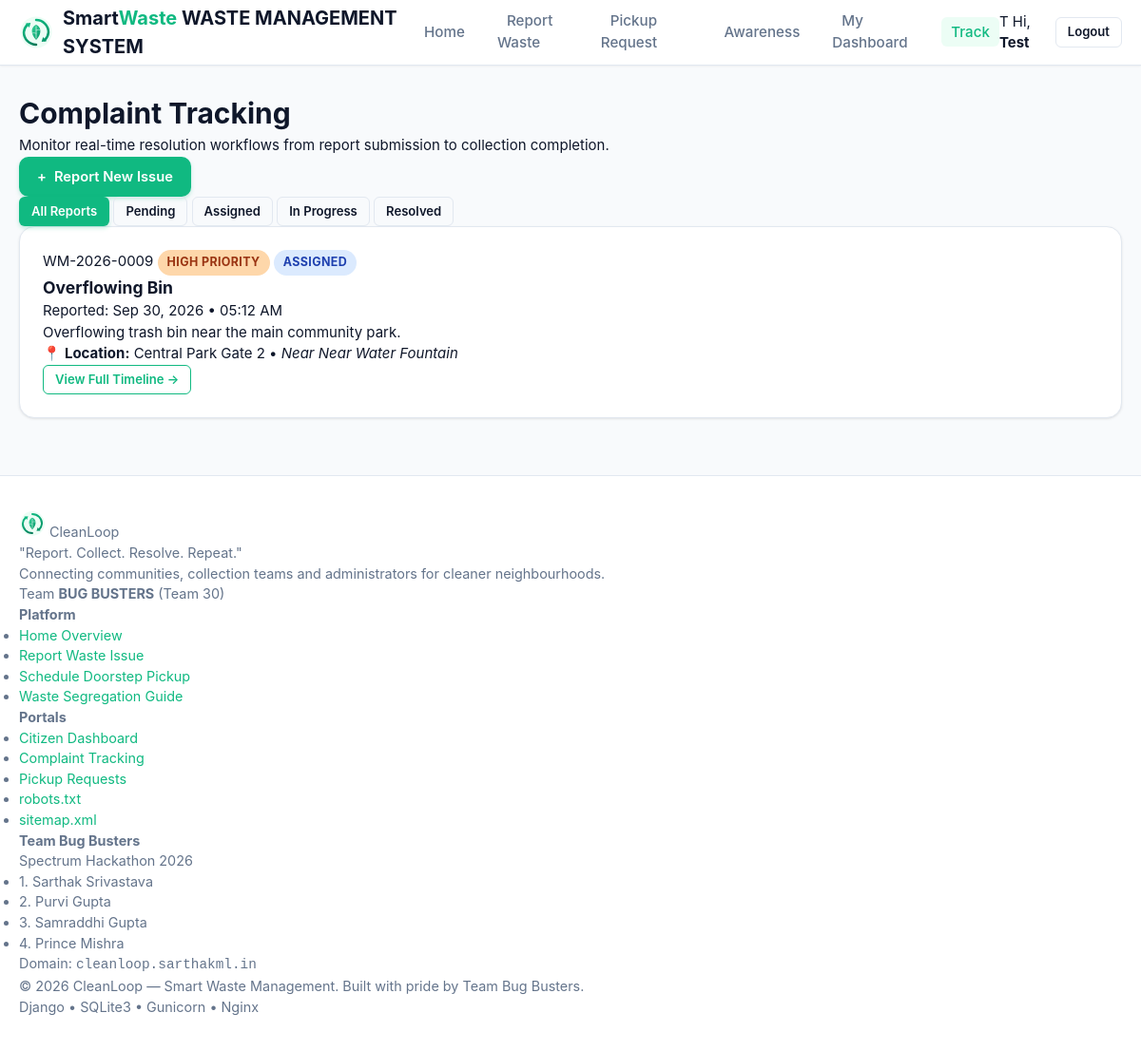
The app's page /tracking/ (signed in) with its own data.
### waste_management/models.py (models this page shows, shortened)
class Complaint(models.Model):
    ISSUE_CHOICES = [
        ('OVERFLOWING_BIN', 'Overflowing Bin'),
        ('GARBAGE_ON_ROAD', 'Garbage on Road'),
        ('ILLEGAL_DUMPING', 'Illegal Dumping'),
        ('MISSED_COLLECTION', 'Missed Collection'),
        ('IMPROPER_SEGREGATION', 'Improper Waste Segregation'),
        ('OTHER', 'Other Waste Issue'),
    ]
    PRIORITY_CHOICES = [
        ('LOW', 'Low'),
        ('MEDIUM', 'Medium'),
        ('HIGH', 'High'),
        ('CRITICAL', 'Critical'),
    ]
    STATUS_CHOICES = [
        ('PENDING', 'Pending'),
        ('ASSIGNED', 'Assigned'),
        ('IN_PROGRESS', 'In Progress'),
        ('RESOLVED', 'Resolved'),
    ]
    complaint_id = models.CharField(max_length=30, unique=True, editable=False, db_index=True)
    user = models.ForeignKey(User, on_delete=models.CASCADE, related_name='complaints')
    issue_type = models.CharField(max_length=40, choices=ISSUE_CHOICES)
    description = models.TextField(help_text="Detailed description of the issue")
    location = models.CharField(max_length=255, help_text="Location or area name, e.g., North Gate, Main Road")
    landmark = models.CharField(max_length=255, blank=True, help_text="Nearby landmark to assist sanitation crew")
    image = models.ImageField(upload_to='complaints/%Y/%m/', blank=True, null=True)
    priority = models.CharField(max_length=15, choices=PRIORITY_CHOICES, default='MEDIUM')
    status = models.CharField(max_length=20, choices=STATUS_CHOICES, default='PENDING')
    assigned_crew = models.CharField(max_length=120, blank=True, default='', help_text="Crew name or vehicle assigned")
    admin_notes = models.TextField(blank=True, default='', help_text="Notes from municipality dispatch team")
    created_at = models.DateTimeField(auto_now_add=True)
    updated_at = models.DateTimeField(auto_now=True)
    resolved_at = models.DateTimeField(blank=True, null=True)
    class Meta:
        ordering = ['-created_at']

### waste_management/views.py (the view)
# urls.py: path('tracking/', views.complaint_tracking_view, name='complaint_tracking'),
@login_required
def complaint_tracking_view(request):
    complaints = Complaint.objects.filter(user=request.user)
    status_filter = request.GET.get('status', '').upper()
    if status_filter in ['PENDING', 'ASSIGNED', 'IN_PROGRESS', 'RESOLVED']:
        complaints = complaints.filter(status=status_filter)
    context = {
        'complaints': complaints,
        'selected_status': status_filter,
    }
    return render(request, 'waste_management/complaint_tracking.html', context)

### templates/waste_management/complaint_tracking.html (shortened to what this page needs)
{% extends 'base.html' %}
{% block content %}
<div class="tracking-page-container">
  <div class="page-header-row">
    <div>
      <h1 class="page-title">
        Complaint Tracking
      </h1>
      <p class="page-subtitle">
        Monitor real-time resolution workflows from report submission to collection completion.
      </p>
    </div>
    <div>
      <a href="{% url 'report_waste' %}" class="btn btn-primary">
        <span>+</span> Report New Issue
      </a>
    </div>
  </div>
  <div class="filter-pills-bar">
    <a href="{% url 'complaint_tracking' %}" class="btn btn-sm {% if not selected_status %}btn-primary{% else %}btn-outline{% endif %}">
      All Reports
    </a>
    <a href="{% url 'complaint_tracking' %}?status=PENDING" class="btn btn-sm {% if selected_status == 'PENDING' %}btn-primary{% else %}btn-outline{% endif %}">
      Pending
    </a>
    <a href="{% url 'complaint_tracking' %}?status=ASSIGNED" class="btn btn-sm {% if selected_status == 'ASSIGNED' %}btn-primary{% else %}btn-outline{% endif %}">
      Assigned
    </a>
    <a href="{% url 'complaint_tracking' %}?status=IN_PROGRESS" class="btn btn-sm {% if selected_status == 'IN_PROGRESS' %}btn-primary{% else %}btn-outline{% endif %}">
      In Progress
    </a>
    <a href="{% url 'complaint_tracking' %}?status=RESOLVED" class="btn btn-sm {% if selected_status == 'RESOLVED' %}btn-primary{% else %}btn-outline{% endif %}">
      Resolved
    </a>
  </div>
  {% if complaints %}
    <div class="complaints-list-stack">
      {% for complaint in complaints %}
        <div class="card complaint-item-card">
          <div class="item-header-row">
            <div>
              <div class="badge-cluster">
                <span class="item-id-tag">
                  {{ complaint.complaint_id }}
                </span>
                <span class="badge badge-priority-{{ complaint.priority|lower }}">
                  {{ complaint.get_priority_display }} Priority
                </span>
                <span class="badge badge-{{ complaint.status|lower }}">
                  {{ complaint.get_status_display }}
                </span>
              </div>
              <h3 class="item-title">
                {{ complaint.get_issue_type_display }}
              </h3>
            </div>
            <div class="item-meta-date">
              <span>Reported: {{ complaint.created_at|date:"M d, Y • h:i A" }}</span>
            </div>
          </div>
          <p class="item-description">
            {{ complaint.description|truncatewords:35 }}
          </p>
          <div class="item-footer-row">
            <div class="item-location-info">
              📍 <strong>Location:</strong> {{ complaint.location }}
              {% if complaint.landmark %} • <em>Near {{ complaint.landmark }}</em>{% endif %}
            </div>
            <div>
              <a href="{% url 'complaint_detail' complaint.complaint_id %}" class="btn btn-outline-primary btn-sm">
                View Full Timeline →
              </a>
            </div>
          </div>
        </div>
      {% endfor %}
    </div>
  {% endif %}
</div>
{% endblock %}

### templates/base.html (shortened to what this page needs)
{% load static %}
<!DOCTYPE html>
<html lang="en">
<head>
  <link rel="stylesheet" href="{% static 'css/style.css' %}">
</head>
<body>
  <header class="navbar" role="banner">
    <div class="container nav-container">
      <a href="{% url 'landing' %}" class="brand-logo" aria-label="SmartWaste Home">
        <img src="{% static 'images/cleanloop-mark.svg' %}" alt="SmartWaste Mark" width="36" height="36" class="brand-mark-img">
        <div class="brand-text">
          <span class="brand-name">Smart<span class="highlight">Waste</span></span>
          <span class="brand-sub">WASTE MANAGEMENT SYSTEM</span>
        </div>
      </a>
      <nav aria-label="Primary Navigation">
        <ul class="nav-menu" id="navMenu">
          <li><a href="{% url 'landing' %}" class="nav-link {% if request.resolver_match.url_name == 'landing' %}active{% endif %}">Home</a></li>
          <li><a href="{% url 'report_waste' %}" class="nav-link {% if request.resolver_match.url_name == 'report_waste' %}active{% endif %}">Report Waste</a></li>
          <li><a href="{% url 'pickup_request' %}" class="nav-link {% if request.resolver_match.url_name == 'pickup_request' %}active{% endif %}">Pickup Request</a></li>
          <li><a href="{% url 'awareness' %}" class="nav-link {% if request.resolver_match.url_name == 'awareness' %}active{% endif %}">Awareness</a></li>
          {% if user.is_authenticated %}
            <li><a href="{% url 'citizen_dashboard' %}" class="nav-link {% if request.resolver_match.url_name == 'citizen_dashboard' %}active{% endif %}">My Dashboard</a></li>
            <li><a href="{% url 'complaint_tracking' %}" class="nav-link {% if request.resolver_match.url_name == 'complaint_tracking' %}active{% endif %}">Track</a></li>
          {% endif %}
        </ul>
      </nav>
      <div class="nav-actions">
        {% if user.is_authenticated %}
          <div class="user-greeting">
            <span class="user-avatar-circle" aria-hidden="true">{{ user.first_name|default:user.username|make_list|first|upper }}</span>
            <span class="user-name-text">Hi, <strong>{{ user.first_name|default:user.username }}</strong></span>
          </div>
          <a href="{% url 'logout' %}" class="btn btn-outline btn-sm">Logout</a>
        {% else %}
          <a href="{% url 'login' %}" class="btn btn-outline btn-sm">Login</a>
          <a href="{% url 'register' %}" class="btn btn-primary btn-sm">Register</a>
        {% endif %}
      </div>
    </div>
  </header>
  <main class="main-content" id="main-content">
    <div class="container">
      {% block content %}
      {% endblock %}
    </div>
  </main>
  <footer class="footer" role="contentinfo">
    <div class="container footer-grid">
      <div class="footer-brand-col">
        <div class="footer-brand">
          <img src="{% static 'images/cleanloop-mark.svg' %}" alt="CleanLoop Mark" width="28" height="28">
          <span class="footer-brand-name">Clean<span class="highlight">Loop</span></span>
        </div>
        <p class="footer-tagline">"Report. Collect. Resolve. Repeat."</p>
        <p class="footer-subline">Connecting communities, collection teams and administrators for cleaner neighbourhoods.</p>
        <div class="footer-badge">
           Team <strong>BUG BUSTERS</strong> (Team 30)
        </div>
      </div>
      <div class="footer-nav-col">
        <h4>Platform</h4>
        <ul>
          <li><a href="{% url 'landing' %}">Home Overview</a></li>
          <li><a href="{% url 'report_waste' %}">Report Waste Issue</a></li>
          <li><a href="{% url 'pickup_request' %}">Schedule Doorstep Pickup</a></li>
          <li><a href="{% url 'awareness' %}">Waste Segregation Guide</a></li>
        </ul>
      </div>
      <div class="footer-nav-col">
        <h4>Portals</h4>
        <ul>
          {% if user.is_authenticated %}
            <li><a href="{% url 'citizen_dashboard' %}">Citizen Dashboard</a></li>
            <li><a href="{% url 'complaint_tracking' %}">Complaint Tracking</a></li>
            <li><a href="{% url 'pickup_list' %}">Pickup Requests</a></li>
          {% else %}
            <li><a href="{% url 'login' %}">Citizen & Staff Login</a></li>
            <li><a href="{% url 'register' %}">Create Citizen Account</a></li>
          {% endif %}
          <li><a href="/robots.txt">robots.txt</a></li>
          <li><a href="/sitemap.xml">sitemap.xml</a></li>
        </ul>
      </div>
      <div class="footer-team-col">
        <h4>Team Bug Busters</h4>
        <p class="team-subtext">Spectrum Hackathon 2026</p>
        <ul class="team-list">
          <li>1. Sarthak Srivastava</li>
          <li>2. Purvi Gupta</li>
          <li>3. Samraddhi Gupta</li>
          <li>4. Prince Mishra</li>
        </ul>
        <p class="production-domain">Domain: <code>cleanloop.sarthakml.in</code></p>
      </div>
    </div>
    <div class="container footer-bottom">
      <p>© 2026 CleanLoop — Smart Waste Management. Built with pride by Team Bug Busters.</p>
      <div class="footer-tech-stack">
        <span>Django</span> • <span>SQLite3</span> • <span>Gunicorn</span> • <span>Nginx</span>
      </div>
    </div>
  </footer>
</body>
</html>

### static/css/style.css (style rules this page uses)
:root { --primary: #10b981; --primary-hover: #059669; --primary-light: #ecfdf5; --primary-dark: #065f46; --secondary: #0284c7; --secondary-light: #f0f9ff; --bg-body: #f8fafc; --bg-card: #ffffff; --bg-alt: #f1f5f9; --text-main: #0f172a; --text-muted: #64748b; --text-light: #94a3b8; --border-color: #e2e8f0; --border-focus: #10b981; --status-pending: #f59e0b; --status-pending-bg: #fef3c7; --status-assigned: #3b82f6; --status-assigned-bg: #dbeafe; --status-progress: #8b5cf6; --status-progress-bg: #ede9fe; --status-resolved: #10b981; --status-resolved-bg: #d1fae5; --status-danger: #ef4444; --status-danger-bg: #fee2e2; --shadow-xs: 0 1px 2px 0 rgba(0, 0, 0, 0.05); --shadow-sm: 0 1px 3px 0 rgba(0, 0, 0, 0.08), 0 1px 2px -1px rgba(0, 0, 0, 0.08); --shadow-md: 0 4px 6px -1px rgba(0, 0, 0, 0.08), 0 2px 4px -2px rgba(0, 0, 0, 0.08); --shadow-lg: 0 10px 15px -3px rgba(0, 0, 0, 0.08), 0 4px 6px -4px rgba(0, 0, 0, 0.08); --shadow-xl: 0 20px 25px -5px rgba(0, 0, 0, 0.08), 0 8px 10px -6px rgba(0, 0, 0, 0.08); --radius-sm: 6px; --radius-md: 10px; --radius-lg: 16px; --radius-full: 9999px; --transition: all 0.2s cubic-bezier(0.4, 0, 0.2, 1); }
*, *::before, *::after { box-sizing: border-box; margin: 0; padding: 0; }
body { font-family: -apple-system, BlinkMacSystemFont, "Segoe UI", Roboto, "Helvetica Neue", Arial, sans-serif; background-color: var(--bg-body); color: var(--text-main); line-height: 1.5; font-size: 15px; min-height: 100vh; display: flex; flex-direction: column; }
a { color: var(--primary); text-decoration: none; transition: var(--transition); }
.container { width: 100%; max-width: 1200px; margin-left: auto; margin-right: auto; padding-left: 20px; padding-right: 20px; }
.main-content { flex: 1; padding-top: 28px; padding-bottom: 60px; }
.navbar { background-color: var(--bg-card); border-bottom: 1px solid var(--border-color); position: sticky; top: 0; z-index: 100; box-shadow: var(--shadow-xs); }
.nav-container { display: flex; align-items: center; justify-content: space-between; height: 68px; }
.brand-logo { display: flex; align-items: center; gap: 10px; font-weight: 700; font-size: 1.25rem; color: var(--text-main); }
.brand-logo span.highlight { color: var(--primary); }
.nav-menu { display: flex; align-items: center; gap: 24px; list-style: none; }
.nav-link { color: var(--text-muted); font-weight: 500; font-size: 0.95rem; padding: 6px 10px; border-radius: var(--radius-sm); }
.nav-link:hover, .nav-link.active { color: var(--primary); background-color: var(--primary-light); }
.nav-actions { display: flex; align-items: center; gap: 12px; }
.btn { display: inline-flex; align-items: center; justify-content: center; gap: 8px; padding: 9px 18px; font-size: 0.92rem; font-weight: 600; border-radius: var(--radius-md); border: 1px solid transparent; cursor: pointer; transition: var(--transition); text-decoration: none; white-space: nowrap; }
.btn-primary { background-color: var(--primary); color: #ffffff !important; box-shadow: 0 2px 4px rgba(16, 185, 129, 0.25); }
.btn-outline { background-color: transparent; border-color: var(--border-color); color: var(--text-main); }
.btn-outline-primary { background-color: transparent; border-color: var(--primary); color: var(--primary); }
.btn-sm { padding: 5px 12px; font-size: 0.82rem; border-radius: var(--radius-sm); }
.card { background-color: var(--bg-card); border: 1px solid var(--border-color); border-radius: var(--radius-lg); box-shadow: var(--shadow-sm); padding: 24px; transition: var(--transition); }
.badge { display: inline-flex; align-items: center; gap: 5px; padding: 4px 10px; font-size: 0.78rem; font-weight: 700; border-radius: var(--radius-full); text-transform: uppercase; letter-spacing: 0.03em; }
.badge-assigned { background-color: var(--status-assigned-bg); color: #1e40af; }
.badge-priority-high { background-color: #fed7aa; color: #9a3412; }
.footer { background-color: #ffffff; border-top: 1px solid var(--border-color); padding: 36px 0; margin-top: auto; font-size: 0.9rem; color: var(--text-muted); }

### records on screen
Complaint: complaint_id "WM-2026-0009", priority "HIGH", status "ASSIGNED", issue_type "Overflowing Bin", created_at "Sep 30, 2026 • 05:12 AM", description "Overflowing trash bin near the main community park.", location "Central Park Gate 2", landmark "Near Water Fountain"

### other values on screen
{{ user.first_name|default:user.username|make_list|first|upper }} "T"
{{ user.first_name|default:user.username }} "Test"
